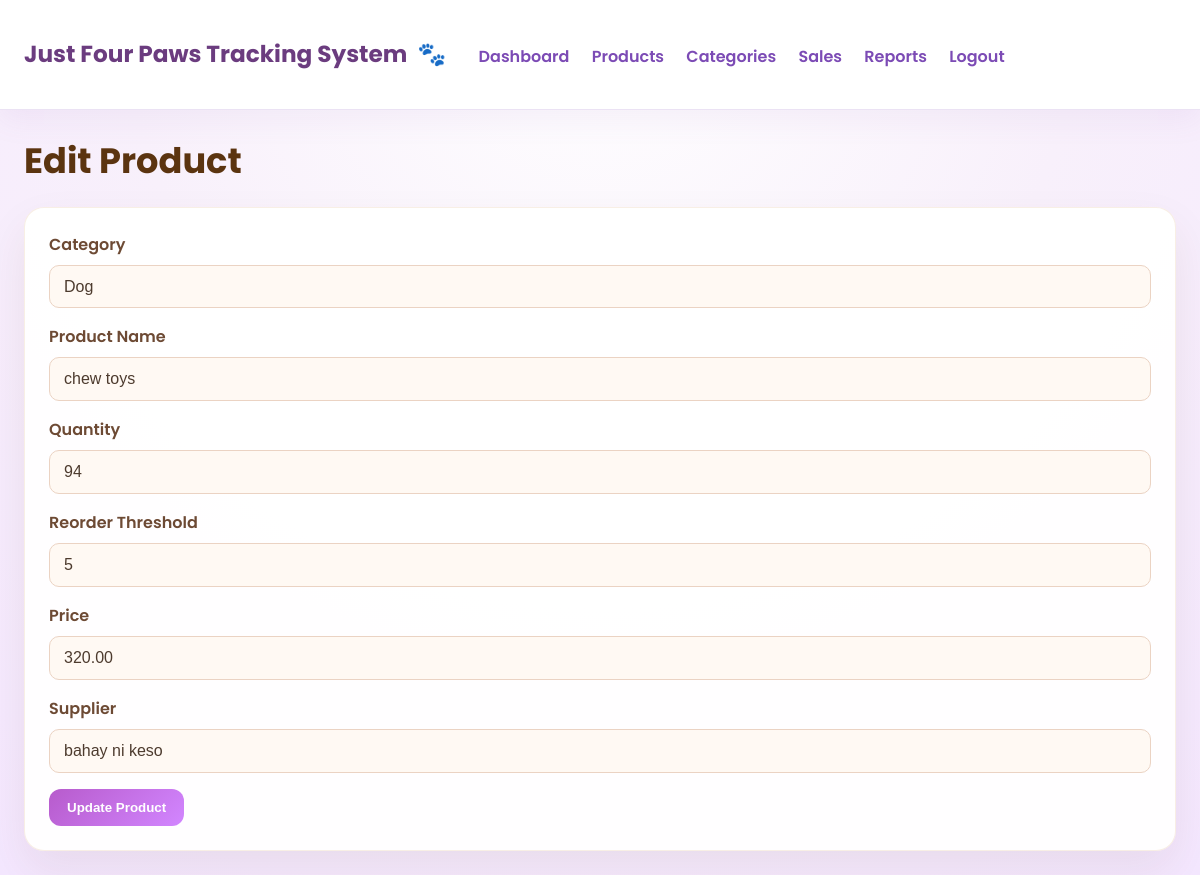
The page /edit_product.php?id=2 (signed in) on the database its author committed.
### tables this page shows
CREATE TABLE `products` (
  `id` int(11) NOT NULL AUTO_INCREMENT,
  `category_id` int(11) DEFAULT NULL,
  `product_name` varchar(255) NOT NULL,
  `quantity` int(11) NOT NULL,
  `reorder_threshold` int(11) NOT NULL DEFAULT 5,
  `price` decimal(10,2) NOT NULL,
  `supplier` varchar(255) DEFAULT NULL,
  PRIMARY KEY (`id`)
);

### edit_product.php (the view, shortened to what this page needs)
<?php
include 'config/database.php';
include 'includes/header.php';
$id = $_GET['id'];
$product = mysqli_fetch_assoc(
    mysqli_query(
        $inventory_conn,
        "SELECT * FROM products WHERE id='$id'"
    )
);
$categories = mysqli_query(
    $inventory_conn,
    "SELECT * FROM categories"
);
$hasCategories = mysqli_num_rows($categories) > 0;
?>
<h1 class="page-title">Edit Product</h1>
<form method="POST" class="form-card">
<label>Category</label>
<select name="category_id" <?php echo $hasCategories ? '' : 'disabled'; ?>>
    <?php if (!$hasCategories) : ?>
        <option>No categories available. Add categories first.</option>
    <?php else: ?>
        <?php while($cat = mysqli_fetch_assoc($categories)) { ?>
            <option value="<?php echo $cat['id']; ?>" <?php if($cat['id'] == $product['category_id']) echo 'selected'; ?>>
                <?php echo $cat['name']; ?>
            </option>
        <?php } ?>
    <?php endif; ?>
</select>
<label>Product Name</label>
<input type="text" name="product_name" value="<?php echo $product['product_name']; ?>" required>
<label>Quantity</label>
<input type="number" name="quantity" value="<?php echo $product['quantity']; ?>" required>
<label>Reorder Threshold</label>
<input type="number" name="reorder_threshold" value="<?php echo $product['reorder_threshold'] ?: 5; ?>" min="1" required>
<label>Price</label>
<input type="number" step="0.01" name="price" value="<?php echo $product['price']; ?>" required>
<label>Supplier</label>
<input type="text" name="supplier" value="<?php echo $product['supplier']; ?>">
<button type="submit" name="update" class="btn" <?php echo $hasCategories ? '' : 'disabled'; ?>>
    Update Product
</button>
</form>
<?php include 'includes/footer.php'; ?>

### assets/style.css (style rules this page uses)
body { font-family: 'Poppins', 'Segoe UI', Tahoma, Geneva, Verdana, sans-serif; margin: 0; background: radial-gradient(circle at top, #ffffff 0%, #f8f0fb 45%, #f4e7ff 100%); color: #4b2f5a; }
.page-title { margin: 0 0 20px; font-size: 2.2rem; color: #5b3410; }
.card, .form-card, .chart-card, .table-card { background: rgba(255, 255, 255, 0.95); border-radius: 20px; box-shadow: 0 20px 45px rgba(93, 57, 25, 0.08); padding: 24px; border: 1px solid rgba(220, 174, 127, 0.2); }
.btn { background: linear-gradient(135deg, #b75bcc, #d286ff); color: white; padding: 11px 18px; text-decoration: none; border: none; border-radius: 12px; cursor: pointer; font-weight: 700; }
form { background: white; padding: 24px; border-radius: 18px; box-shadow: 0 12px 28px rgba(115, 81, 44, 0.08); }
label { display: block; margin-bottom: 8px; color: #6d4a34; font-weight: 600; }
input, select { width: 100%; padding: 12px 14px; margin-bottom: 16px; border: 1px solid #ebd3c3; border-radius: 10px; background: #fff9f3; color: #4d3b2e; font-size: 1rem; box-sizing: border-box; appearance: none; }
select { cursor: pointer; }

### rows shown on the page
products: product_name "chew toys", quantity "94", reorder_threshold "5", price "320.00", supplier "bahay ni keso"

### other values the page prints
form field category_id "Dog"
